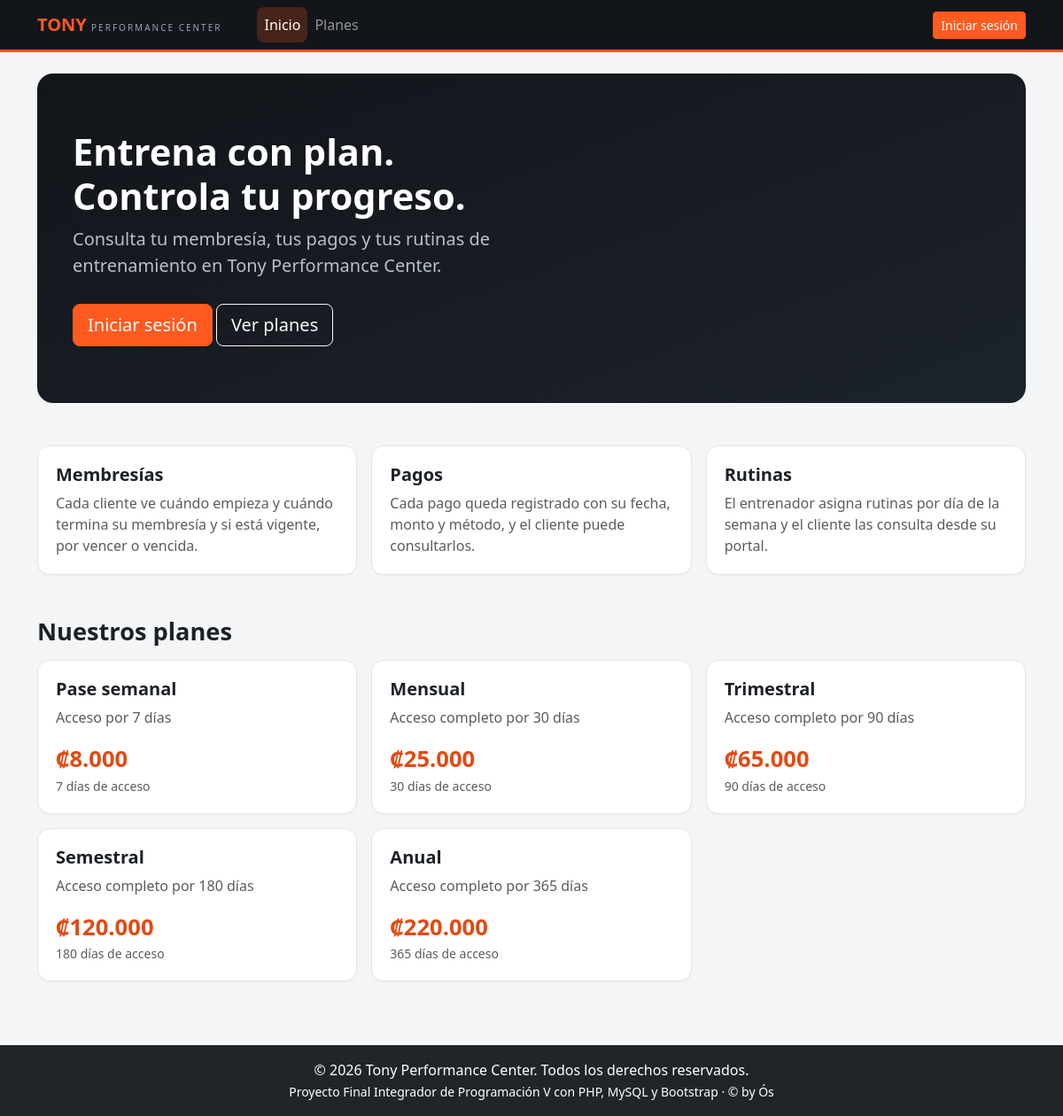
The page / on the database its author committed.
### tables this page shows
CREATE TABLE tipos_membresia (
    id            INT AUTO_INCREMENT PRIMARY KEY,
    nombre        VARCHAR(60)   NOT NULL UNIQUE,
    descripcion   VARCHAR(200),
    duracion_dias INT           NOT NULL,
    precio        DECIMAL(10,2) NOT NULL
);

### datos/planes.php (called while the page is built)
<?php
$consulta = $pdo->query("SELECT id, nombre, descripcion, duracion_dias, precio FROM tipos_membresia ORDER BY precio");
$planes = $consulta->fetchAll();

### includes/funciones.php (called while the page is built, shortened)
<?php
function colones($monto) {
    return "₡" . number_format($monto, 0, ",", ".");
}

### index.php (the view, shortened to what this page needs)
<?php
require "conexion.php";
require "includes/funciones.php";
require "datos/planes.php";
include "includes/header.php";
?>
<section class="portada-inicio mb-5">
    <h1>Entrena con plan.<br>Controla tu progreso.</h1>
    <p class="lead">Consulta tu membresía, tus pagos y tus rutinas de entrenamiento en Tony Performance Center.</p>
    <?php if (isset($_SESSION["usuario_id"])) { ?>
        <a href="<?php echo paginaInicio($_SESSION["rol"]); ?>" class="btn btn-primary btn-lg">Ir a mi panel</a>
    <?php } else { ?>
        <a href="login.php" class="btn btn-primary btn-lg">Iniciar sesión</a>
        <a href="#planes" class="btn btn-outline-light btn-lg">Ver planes</a>
    <?php } ?>
</section>
<section class="mb-5">
    <div class="row g-3">
        <div class="col-md-4">
            <div class="tarjeta h-100">
                <div class="tarjeta-cuerpo">
                    <h2 class="h5 fw-bold">Membresías</h2>
                    <p class="text-muted mb-0">Cada cliente ve cuándo empieza y cuándo termina su membresía y si está vigente, por vencer o vencida.</p>
                </div>
            </div>
        </div>
        <div class="col-md-4">
            <div class="tarjeta h-100">
                <div class="tarjeta-cuerpo">
                    <h2 class="h5 fw-bold">Pagos</h2>
                    <p class="text-muted mb-0">Cada pago queda registrado con su fecha, monto y método, y el cliente puede consultarlos.</p>
                </div>
            </div>
        </div>
        <div class="col-md-4">
            <div class="tarjeta h-100">
                <div class="tarjeta-cuerpo">
                    <h2 class="h5 fw-bold">Rutinas</h2>
                    <p class="text-muted mb-0">El entrenador asigna rutinas por día de la semana y el cliente las consulta desde su portal.</p>
                </div>
            </div>
        </div>
    </div>
</section>
<section id="planes" class="mb-4">
    <h2 class="titulo-pagina mb-3">Nuestros planes</h2>
    <div class="row g-3">
        <?php foreach ($planes as $plan) { ?>
            <div class="col-sm-6 col-lg-4">
                <div class="tarjeta h-100">
                    <div class="tarjeta-cuerpo">
                        <h3 class="h5 fw-bold"><?php echo htmlspecialchars($plan["nombre"]); ?></h3>
                        <p class="text-muted"><?php echo htmlspecialchars($plan["descripcion"]); ?></p>
                        <div class="precio-plan"><?php echo colones($plan["precio"]); ?></div>
                        <div class="small text-muted"><?php echo (int) $plan["duracion_dias"]; ?> días de acceso</div>
                    </div>
                </div>
            </div>
        <?php } ?>
    </div>
</section>
<?php include "includes/footer.php"; ?>

### css/estilos.css (style rules this page uses)
:root { --naranja: #ff5a1f; --naranja-oscuro: #e24a12; --tinta: #12151a; --borde: #e3e6eb; }
body { background-color: #f4f5f7; color: #1d2127; }
a { color: var(--naranja-oscuro); }
.btn-primary { --bs-btn-bg: var(--naranja); --bs-btn-border-color: var(--naranja); --bs-btn-hover-bg: var(--naranja-oscuro); --bs-btn-hover-border-color: var(--naranja-oscuro); --bs-btn-active-bg: #c93f0e; --bs-btn-active-border-color: #c93f0e; --bs-btn-disabled-bg: var(--naranja); --bs-btn-disabled-border-color: var(--naranja); }
.titulo-pagina { font-size: 1.7rem; font-weight: 800; margin-bottom: 0; }
.tarjeta { overflow: hidden; background: #fff; border: 1px solid var(--borde); border-radius: 14px; box-shadow: 0 1px 2px rgba(18, 21, 26, .04); }
.tarjeta-cuerpo { padding: 20px; }
.portada-inicio { background: linear-gradient(160deg, #12151a 0%, #1d232b 100%); color: #fff; border-radius: 18px; padding: 64px 40px; }
.portada-inicio h1 { font-size: 2.6rem; font-weight: 800; }
.portada-inicio .lead { color: #b8c0cc; max-width: 560px; margin-bottom: 28px; }
.precio-plan { font-size: 1.6rem; font-weight: 800; color: var(--naranja-oscuro); }

### rows shown on the page
tipos_membresia: nombre "Pase semanal", descripcion "Acceso por 7 días", precio "₡8.000", duracion_dias "7"
tipos_membresia: nombre "Mensual", descripcion "Acceso completo por 30 días", precio "₡25.000", duracion_dias "30"
tipos_membresia: nombre "Trimestral", descripcion "Acceso completo por 90 días", precio "₡65.000", duracion_dias "90"
tipos_membresia: nombre "Semestral", descripcion "Acceso completo por 180 días", precio "₡120.000", duracion_dias "180"
tipos_membresia: nombre "Anual", descripcion "Acceso completo por 365 días", precio "₡220.000", duracion_dias "365"

### other values the page prints
$opcion[0] "Inicio"
$opcion[0] "Planes"
